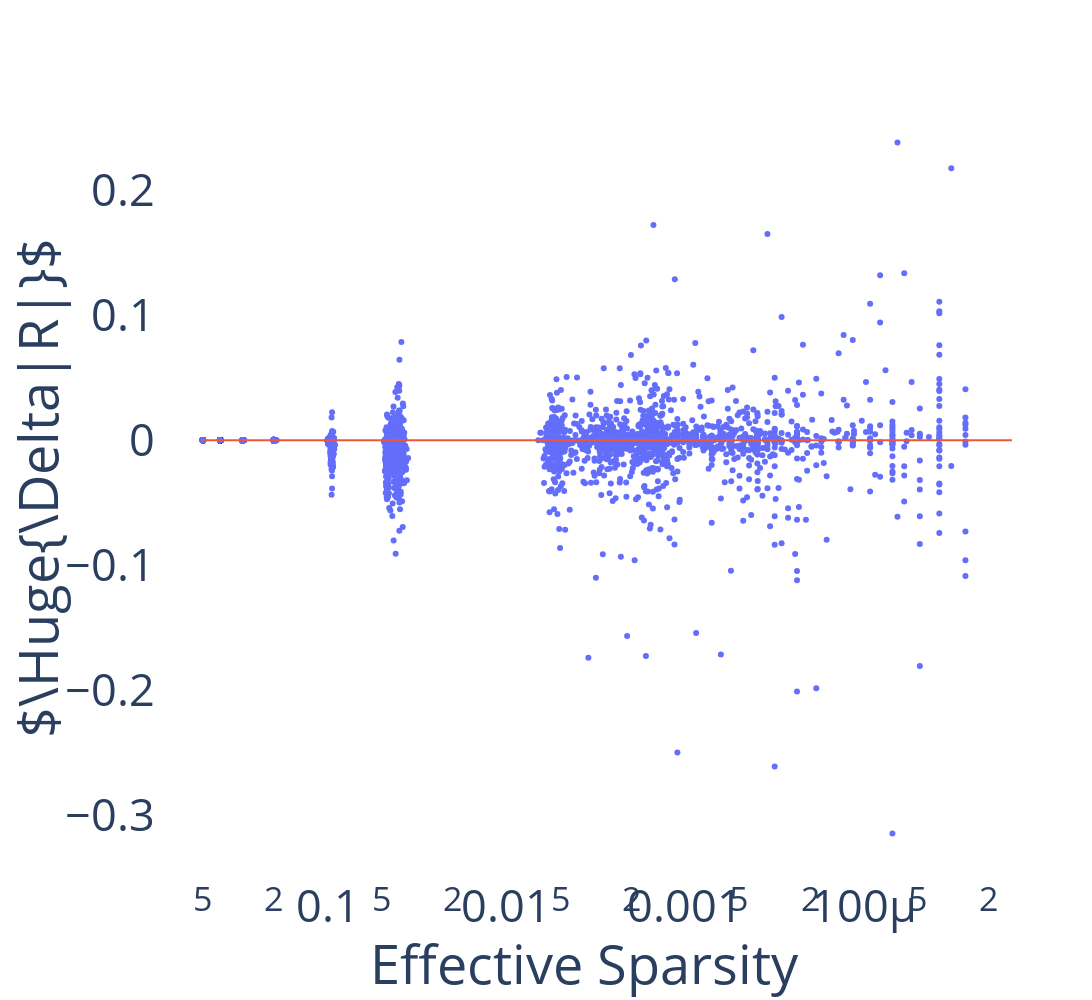

The cell this chart's notebook holds for it:
### Code cell
#masked versus pruned circuit correlations

import plotly.graph_objects as go

fig = go.Figure()



df_plot = dist_df.loc[(dist_df['sparsity']<.6) & (dist_df['model']=='alexnet_sparse') & (dist_df['method']=='actxgrad')]

x=[]
y=[]

for i, row in df_plot.iterrows():
    x.append(row['effective_sparsity'])
    y.append(row['pruned_pearson_abs']-row['masked_pearson_abs'])
    



fig.add_trace(go.Scatter(x=x, y=y,
                    mode='markers',
                    name='points',
              ))
    

    
    # add midline  
fig.add_trace(go.Scatter(x=[0,.001,.01,.1,.2,.3,.4,.5], y=[0,0,0,0,0,0,0,0],
                    mode='lines',
                    name='equivalence',
              ))

    
fig.update_xaxes(autorange="reversed",title="Effective Sparsity",type='log') 
fig.update_yaxes(title=r'$\Huge{\Delta|R|}$')

fig.update_layout({
                    'plot_bgcolor':'rgba(255,255,255,1)',
                    'paper_bgcolor':'rgba(255,255,255,1)',
                    'showlegend':False,
                    'height':1000,
                    'width':2000,
                    'font':{'size':45}
                    })

### Figure 1 — Plotly figure (JSON) as saved in the notebook; plotly's stock layout.template omitted (floating-point values rounded to 4 significant figures; data arrays with more than 128 entries replaced by an {"elided": "..."} marker saying what was removed)
{"data": [{"mode": "markers", "name": "points", "type": "scatter", "x": {"elided": "8064 float values"}, "y": {"elided": "8064 float values"}}, {"mode": "lines", "name": "equivalence", "type": "scatter", "x": [0, 0.001, 0.01, 0.1, 0.2, 0.3, 0.4, 0.5], "y": [0, 0, 0, 0, 0, 0, 0, 0]}], "layout": {"font": {"size": 45}, "height": 1000, "paper_bgcolor": "rgba(255,255,255,1)", "plot_bgcolor": "rgba(255,255,255,1)", "showlegend": false, "width": 2000, "xaxis": {"autorange": "reversed", "title": {"text": "Effective Sparsity"}, "type": "log"}, "yaxis": {"title": {"text": "$\\Huge{\\Delta|R|}$"}}}}
